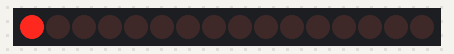
Bench run of a sketch on a simulated Arduino Uno, built with avr-gcc and run on an emulated ATmega328P. Parts: 16 shift-register outputs drawn as a row of LEDs (first output left, lit = HIGH). Wiring (inferred from the names in the program): 2 × shift register (74HC595): data pin 8; shift clock pin 10; latch pin 9. Wiring (inferred from the signals the program sends): row of LEDs: on Q0, Q1, Q2, Q3, Q4, Q5, Q6, Q7, Q8, Q9, Q10, Q11, Q12, Q13, Q14, Q15. What the sketch prints to the serial monitor is not drawn.

Above: at 0.12 s.
At 0.87 s:
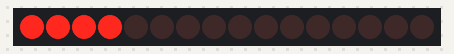
At 1.87 s:
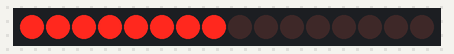
At 3.8 s:
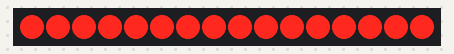
At 6.9 s:
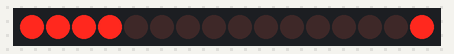
At 10.17 s:
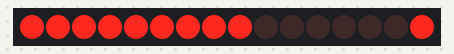
Timing chart, 0 to 10.5 s (numbered marks = the images above):
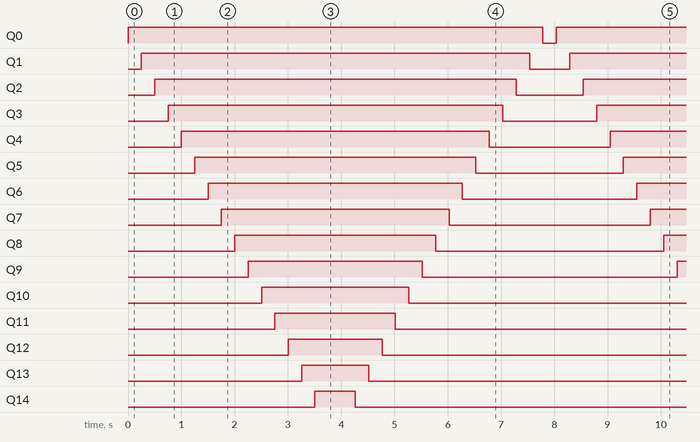

Measured:
- by itself, Q0: alternates HIGH for 7.8 s and LOW for 0.25 s
- by itself, Q1: alternates HIGH for 7.3 s and LOW for 0.76 s
- by itself, Q2: alternates HIGH for 6.8 s and LOW for 1.3 s
- by itself, Q3: alternates HIGH for 6.3 s and LOW for 1.8 s
- by itself, Q4: alternates HIGH for 5.8 s and LOW for 2.3 s
- by itself, Q5: alternates HIGH for 5.3 s and LOW for 2.8 s
- by itself, Q6: alternates HIGH for 4.8 s and LOW for 3.3 s
- by itself, Q7: alternates HIGH for 4.3 s and LOW for 3.8 s

The sketch:

First.ino
```cpp
int dataPin=8;
int latchPin=9;
int clockPin=10;
short output;
void setup() {
  // put your setup code here, to run once:
pinMode(dataPin,OUTPUT);
pinMode(latchPin,OUTPUT);
pinMode(clockPin,OUTPUT);
Serial.begin(9600);
}

void loop() {
  // put your main code here, to run repeatedly:
  for(int i=0;i<16;i++){
    select(output,i,HIGH);
    shift(output);
    Serial.print(output,BIN);
    delay(150);
  }

   for(int i=15;i>=0;i--){
    select(output,i,LOW);
    shift(output);
    Serial.print(output,BIN);
    delay(150);
  }


}
void shift(int pin) {
  digitalWrite(latchPin, LOW);
  // shift the bits out:
  shiftOut(dataPin, clockPin,MSBFIRST, pin>>8);
  shiftOut(dataPin, clockPin,MSBFIRST, pin);
  // turn on the output so the LEDs can light up:
  digitalWrite(latchPin, HIGH);
  delay(100);
}

short select(short bit, int index, bool state){
short baseHigh = 0b0000000000000001;
short baseLow =0b1111111111111110;
  if(bit & baseHigh<<index){
     if(state){
       output=bit;
      return output;
     }else{
      short tempBit = baseLow<<index;
      short identity = tempBit | (~tempBit>>1);
      bit &= identity;
       output=bit;
      return output;
     }
    }else{
      if(state){
        bit |=  baseHigh<<index;
        output=bit;
        return output;
      }else{
        output=bit;
        return output;
      }
    }
}
```
